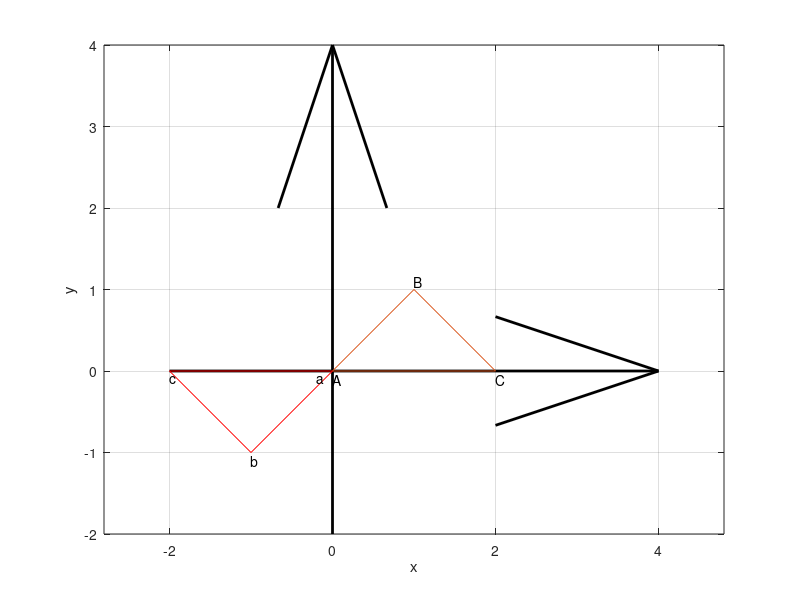

Here is the MATLAB script that generated this plot:
clc
clear
clf

A = [0; 0];
B = [1; 1];
C = [2; 0];
alfa = pi;

quiver(-2, 0, 6, 0, 0, 'Color', 'k', 'LineWidth', 2)
hold on, grid on, axis equal
quiver(0, -2, 0, 6, 0, 'Color', 'k', 'LineWidth', 2)
xlabel('x'); ylabel('y');

line([A(1) B(1)],[A(2) B(2)]);
text(0, -0.1, 'A');
line([A(1) C(1)],[A(2) C(2)]);
text(1, 1.1, 'B');
line([B(1) C(1)],[B(2) C(2)]);
text(2, -0.1, 'C');

l = [cos(alfa) -sin(alfa); sin(alfa) cos(alfa)];

a = l * A;
b = l * B;
c = l * C;

line([a(1) b(1)],[a(2) b(2)], 'Color', 'red');
text(-0.2, -0.1, 'a');
line([a(1) c(1)],[a(2) c(2)], 'Color', 'red');
text(-1, -1.1, 'b');
line([b(1) c(1)],[b(2) c(2)], 'Color', 'red');
text(-2, -0.1, 'c');